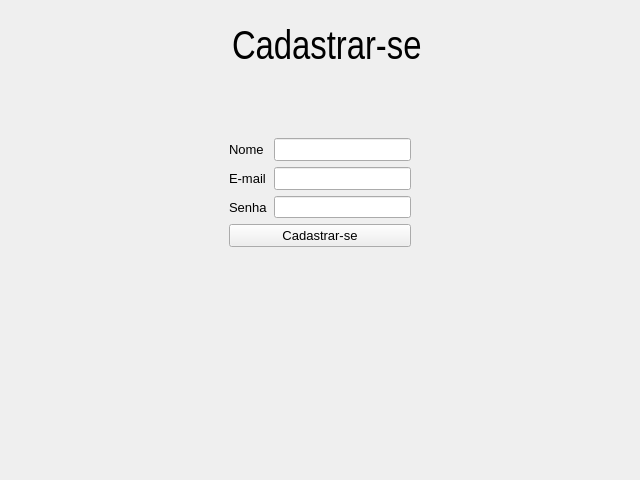
<?xml version="1.0" encoding="UTF-8"?>
<ui version="4.0">
 <class>Form</class>
 <widget class="QWidget" name="Form">
  <property name="geometry">
   <rect>
    <x>0</x>
    <y>0</y>
    <width>640</width>
    <height>480</height>
   </rect>
  </property>
  <property name="windowTitle">
   <string>Form</string>
  </property>
  <layout class="QVBoxLayout" name="verticalLayout_2">
   <item>
    <widget class="QFrame" name="frame_3">
     <property name="frameShape">
      <enum>QFrame::NoFrame</enum>
     </property>
     <property name="frameShadow">
      <enum>QFrame::Raised</enum>
     </property>
     <layout class="QHBoxLayout" name="horizontalLayout_3">
      <item>
       <spacer name="horizontalSpacer">
        <property name="orientation">
         <enum>Qt::Horizontal</enum>
        </property>
        <property name="sizeHint" stdset="0">
         <size>
          <width>40</width>
          <height>20</height>
         </size>
        </property>
       </spacer>
      </item>
      <item>
       <widget class="QFrame" name="FTitle">
        <property name="frameShape">
         <enum>QFrame::NoFrame</enum>
        </property>
        <property name="frameShadow">
         <enum>QFrame::Raised</enum>
        </property>
        <layout class="QHBoxLayout" name="horizontalLayout_2">
         <item>
          <widget class="QLabel" name="label">
           <property name="maximumSize">
            <size>
             <width>50</width>
             <height>50</height>
            </size>
           </property>
           <property name="text">
            <string/>
           </property>
           <property name="pixmap">
            <pixmap>../../assets/icons/cadastro.png</pixmap>
           </property>
           <property name="scaledContents">
            <bool>true</bool>
           </property>
           <property name="alignment">
            <set>Qt::AlignLeading|Qt::AlignLeft|Qt::AlignVCenter</set>
           </property>
           <property name="wordWrap">
            <bool>false</bool>
           </property>
           <property name="openExternalLinks">
            <bool>false</bool>
           </property>
          </widget>
         </item>
         <item>
          <widget class="QLabel" name="label_2">
           <property name="font">
            <font>
             <family>Arial Narrow</family>
             <pointsize>30</pointsize>
             <weight>50</weight>
             <italic>false</italic>
             <bold>false</bold>
            </font>
           </property>
           <property name="text">
            <string>Cadastrar-se</string>
           </property>
          </widget>
         </item>
        </layout>
       </widget>
      </item>
      <item>
       <spacer name="horizontalSpacer_2">
        <property name="orientation">
         <enum>Qt::Horizontal</enum>
        </property>
        <property name="sizeHint" stdset="0">
         <size>
          <width>40</width>
          <height>20</height>
         </size>
        </property>
       </spacer>
      </item>
     </layout>
    </widget>
   </item>
   <item>
    <widget class="QLabel" name="AlertCadastro">
     <property name="font">
      <font>
       <family>Arial Black</family>
       <pointsize>12</pointsize>
      </font>
     </property>
     <property name="text">
      <string/>
     </property>
     <property name="alignment">
      <set>Qt::AlignCenter</set>
     </property>
    </widget>
   </item>
   <item>
    <widget class="QFrame" name="frame_2">
     <property name="frameShape">
      <enum>QFrame::NoFrame</enum>
     </property>
     <property name="frameShadow">
      <enum>QFrame::Raised</enum>
     </property>
     <layout class="QHBoxLayout" name="horizontalLayout_4">
      <item>
       <spacer name="horizontalSpacer_5">
        <property name="orientation">
         <enum>Qt::Horizontal</enum>
        </property>
        <property name="sizeHint" stdset="0">
         <size>
          <width>40</width>
          <height>20</height>
         </size>
        </property>
       </spacer>
      </item>
      <item>
       <widget class="QFrame" name="frame">
        <property name="frameShape">
         <enum>QFrame::NoFrame</enum>
        </property>
        <property name="frameShadow">
         <enum>QFrame::Raised</enum>
        </property>
        <layout class="QVBoxLayout" name="verticalLayout">
         <item>
          <layout class="QFormLayout" name="formLayout">
           <item row="0" column="1">
            <widget class="QLineEdit" name="InputEmail">
             <property name="font">
              <font>
               <family>Arial</family>
               <pointsize>10</pointsize>
              </font>
             </property>
            </widget>
           </item>
           <item row="1" column="0">
            <widget class="QLabel" name="senhaLabel">
             <property name="font">
              <font>
               <family>Arial</family>
               <pointsize>10</pointsize>
              </font>
             </property>
             <property name="text">
              <string>E-mail</string>
             </property>
            </widget>
           </item>
           <item row="1" column="1">
            <widget class="QLineEdit" name="InputPassword">
             <property name="font">
              <font>
               <family>Arial</family>
               <pointsize>10</pointsize>
              </font>
             </property>
            </widget>
           </item>
           <item row="0" column="0">
            <widget class="QLabel" name="eMailLabel">
             <property name="font">
              <font>
               <family>Arial</family>
               <pointsize>10</pointsize>
              </font>
             </property>
             <property name="text">
              <string>Nome</string>
             </property>
            </widget>
           </item>
           <item row="2" column="0">
            <widget class="QLabel" name="senhaLabel_2">
             <property name="font">
              <font>
               <family>Arial</family>
               <pointsize>10</pointsize>
              </font>
             </property>
             <property name="text">
              <string>Senha</string>
             </property>
            </widget>
           </item>
           <item row="2" column="1">
            <widget class="QLineEdit" name="senhaLineEdit"/>
           </item>
          </layout>
         </item>
         <item>
          <layout class="QHBoxLayout" name="horizontalLayout">
           <item>
            <widget class="QPushButton" name="pushButton">
             <property name="font">
              <font>
               <family>Arial</family>
               <pointsize>10</pointsize>
              </font>
             </property>
             <property name="text">
              <string>Cadastrar-se</string>
             </property>
            </widget>
           </item>
          </layout>
         </item>
        </layout>
       </widget>
      </item>
      <item>
       <spacer name="horizontalSpacer_6">
        <property name="orientation">
         <enum>Qt::Horizontal</enum>
        </property>
        <property name="sizeHint" stdset="0">
         <size>
          <width>40</width>
          <height>20</height>
         </size>
        </property>
       </spacer>
      </item>
     </layout>
    </widget>
   </item>
   <item>
    <spacer name="verticalSpacer">
     <property name="orientation">
      <enum>Qt::Vertical</enum>
     </property>
     <property name="sizeHint" stdset="0">
      <size>
       <width>20</width>
       <height>186</height>
      </size>
     </property>
    </spacer>
   </item>
  </layout>
 </widget>
 <resources/>
 <connections/>
</ui>
